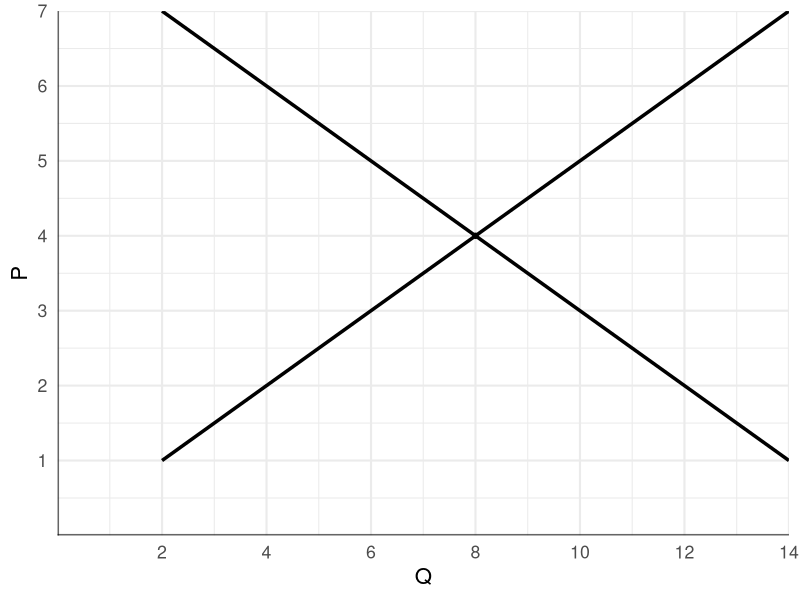
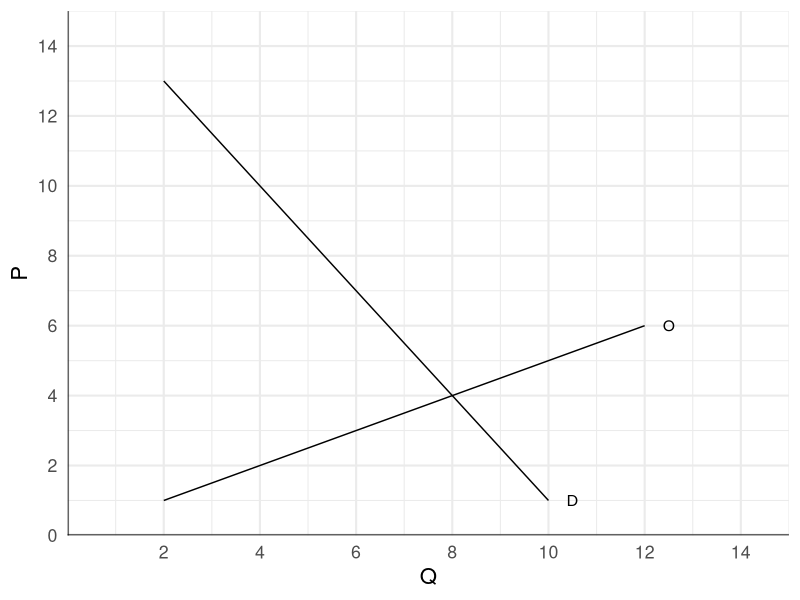
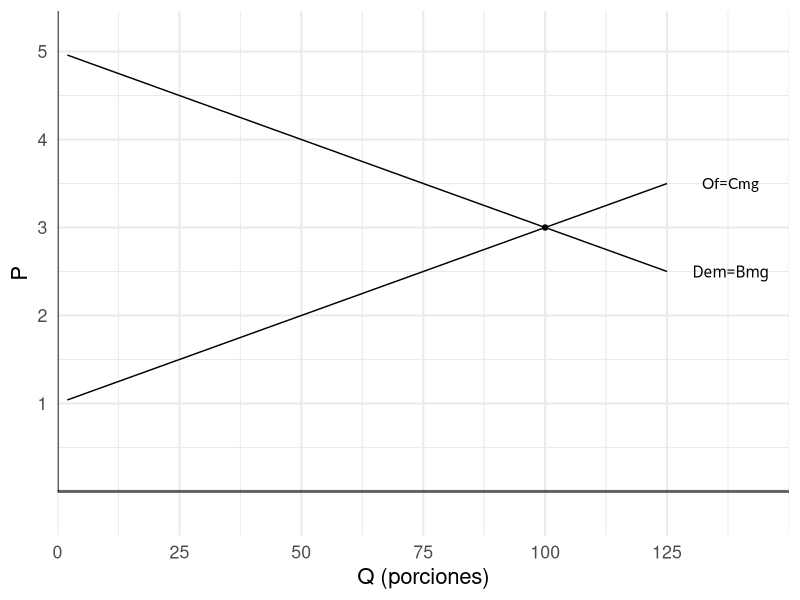

Write R code to recreate these figures, in order.
## ---- chunk 1
knitr::opts_chunk$set(echo = FALSE, 
                      warning = FALSE,
                      dev = "png",
                      dev.args = list(type="cairo-png"))

library(ggplot2)
library(tibble)
library(polynom)
library(kableExtra)
## ---- chunk 2


of <- tibble(
  q=c(4, 8),
  p=c(2, 4)
)

dem <- tibble(
  q=c(4, 12),
  p=c(6, 2)
)


of_p <- poly.calc(of$q, of$p) %>% 
  as.function()

dem_p <- poly.calc(dem$q, dem$p) %>% 
  as.function

theme_set(theme_minimal(base_size=16))

puntos <- tibble(
  q=c(8),
  p=c(4)
)

ggplot() + 
  geom_function(fun=of_p, xlim=c(2, 14), size=1.2) + 
  geom_function(fun=dem_p, xlim=c(2, 14), size=1.2) +
  geom_point(data=puntos, aes(q, p)) +
  scale_x_continuous(limits = c(0, 14),
                     expand = expansion(add=0),
                     breaks=seq(2,14, by=2)) +
  scale_y_continuous(breaks=1:7, expand=expansion(add=0)) +
  # Eje Y
  geom_segment(aes(x=0, y=0, xend=0, yend=Inf), size=1, alpha=.6) + 
  # Eje X
  geom_segment(aes(x=-Inf, y=0, xend=Inf, yend=0), size=1, alpha=.6) +
  labs(x="Q", y="P")
## ---- chunk 3
library(polynom)

of <- tibble(
  q=c(4, 8),
  p=c(2, 4)
)

dem <- tibble(
  q=c(4, 8),
  p=c(10, 4)
)


of_p <- poly.calc(of$q, of$p) %>% 
  as.function()

dem_p <- poly.calc(dem$q, dem$p) %>% 
  as.function

ticks <- seq(2, 14, by=2)

ggplot() + 
  geom_function(fun=of_p, xlim=c(2, 12)) + 
  geom_function(fun=dem_p, xlim=c(2, 10)) +
  scale_x_continuous(limits = c(0, 15),
                     expand = expansion(add=0),
                     breaks=ticks) +
  scale_y_continuous(breaks=c(0, ticks), 
                     limits = c(0, 15),
                     expand = expansion(add=0, mult=0)) +
  annotate("text", y=1, x=10.5, label="D", family="Lato") +
  annotate("text", y=6, x=12.5, label="O", family="Lato") +
    # Eje Y
  geom_segment(aes(x=0, y=0, xend=0, yend=Inf), size=1, alpha=.6) + 
  # Eje X
  geom_segment(aes(x=-Inf, y=0, xend=Inf, yend=0), size=1, alpha=.6) +
  labs(x="Q", y="P" )
## ---- chunk 4
library(polynom)

of <- tibble(
  q=c(0, 100),
  p=c(1, 3)
)

dem <- tibble(
  q=c(0, 100),
  p=c(5, 3)
)


of_p <- poly.calc(of$q, of$p) %>% 
  as.function()

dem_p <- poly.calc(dem$q, dem$p) %>% 
  as.function


puntos <- tibble(
  q=100,
  p=3
)

ggplot() + 
  geom_function(fun=of_p, xlim=c(2, 125)) + 
  geom_function(fun=dem_p, xlim=c(2, 125)) +
  geom_point(data=puntos, aes(q, p)) +
  scale_x_continuous(limits = c(0, 150),
                     expand = expansion(add=0),
                     breaks=seq(0,125, by=25)) +
  scale_y_continuous(breaks=1:7, expand=expansion(add=.5)) +
  annotate("text", y=3.5, x=138, label="Of=Cmg", family="Lato") +
  annotate("text", y=2.5, x=138, label="Dem=Bmg", family="Merriweather") +
    # Eje Y
  geom_segment(aes(x=0, y=0, xend=0, yend=Inf), size=1, alpha=.6) + 
  # Eje X
  geom_segment(aes(x=-Inf, y=0, xend=Inf, yend=0), size=1, alpha=.6) +
  labs(x="Q (porciones)", y="P" )
